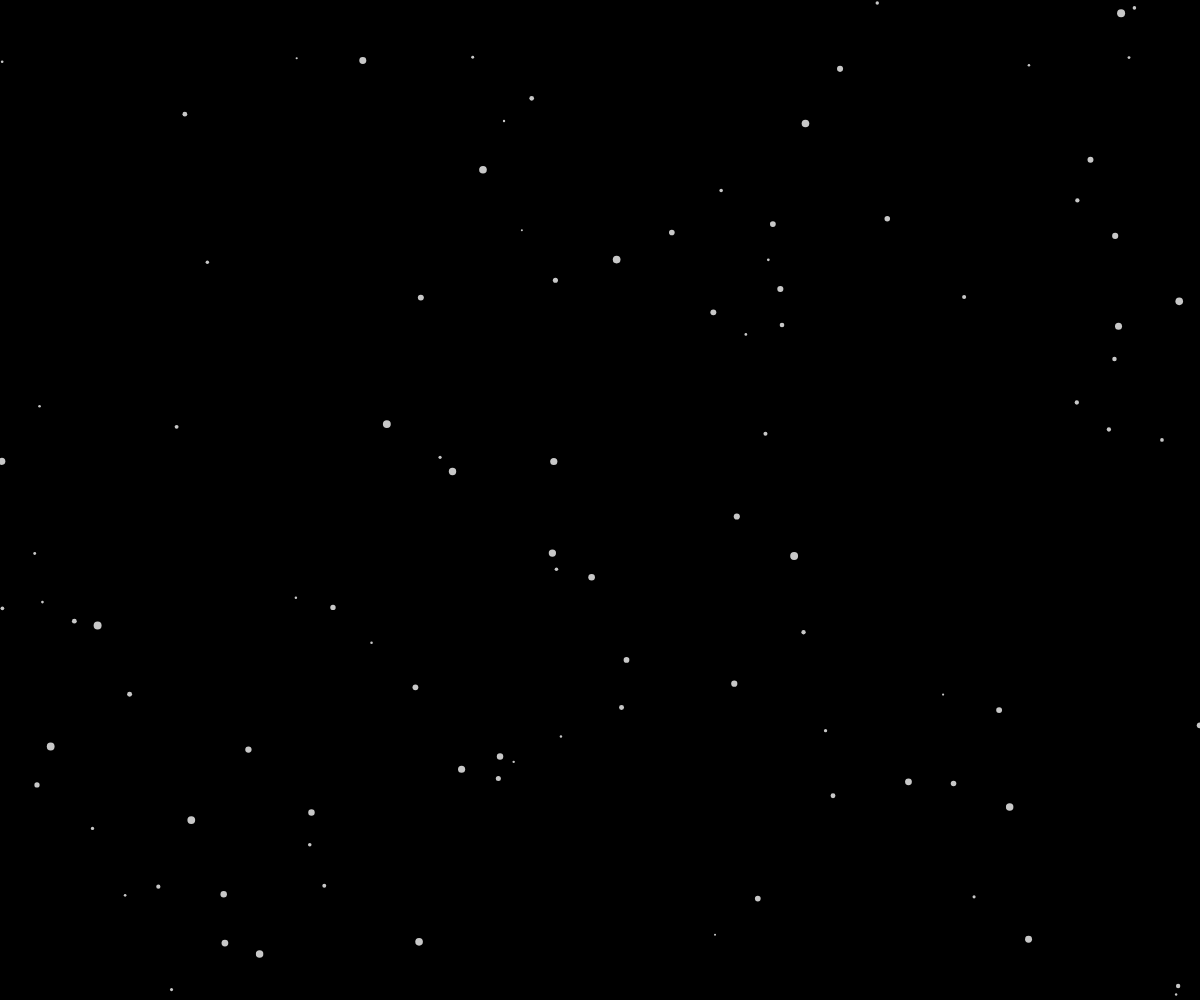
Frame 1 (no input)
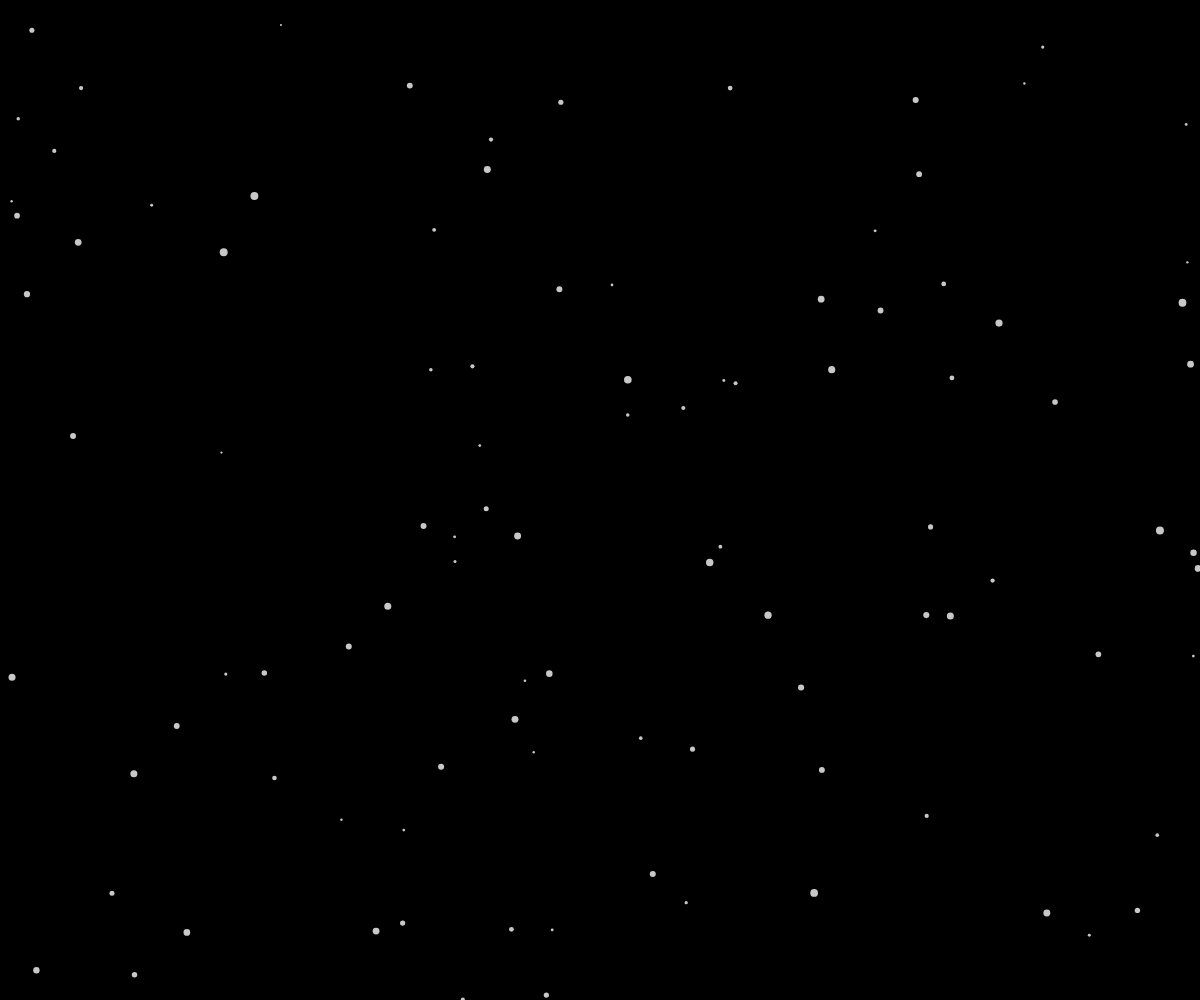
Frame 60 (no input)
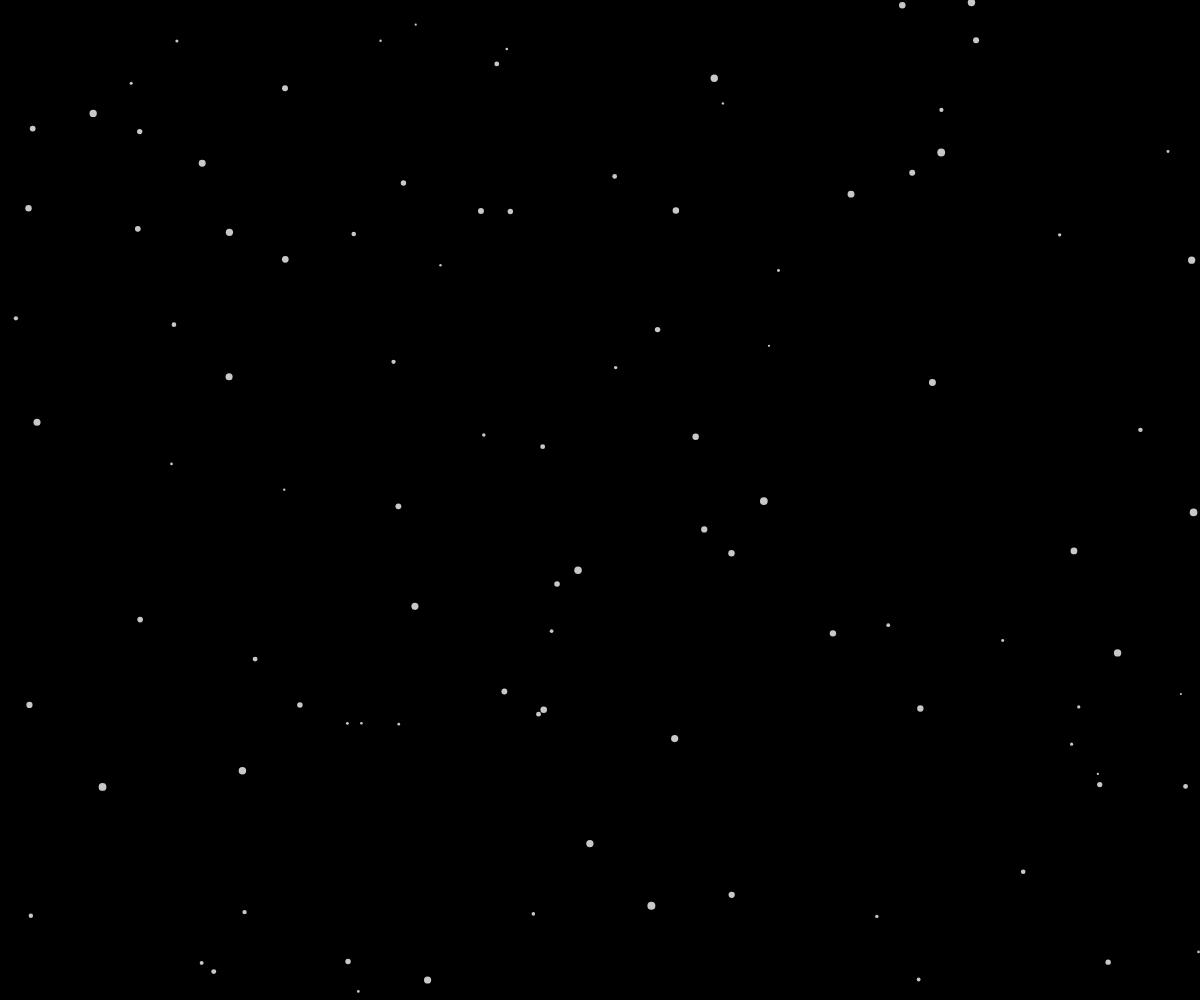
Frame 120 (the mouse pressed at the canvas centre since frame 60)

The p5.js sketch that drew these frames (run headless with seeded random() and noise() and a simulated clock; from frame 60 on, the mouse is pressed at the canvas centre):

// p5.js sketch
// ── sketch.js
function setup() {
	createCanvas(windowWidth, windowHeight);
  }
  
  function windowResized() {
	resizeCanvas(windowWidth, windowHeight);
  }
  
  function draw() {
	background(0);
	noStroke();
  
	// Creiamo un effetto di neve
	for (let i = 0; i < 100; i++) {
	  let diametro = random(2, 8); // Dimensione dei fiocchi di neve
	  let fioccox = random(0, width);
	  let fioccoy = random(0, height); // Partenza alta dei fiocchi di neve
	  fill(255, 200); // Colore bianco leggermente trasparente
	  ellipse(fioccox, fioccoy, diametro, diametro);
	}
  }
  
